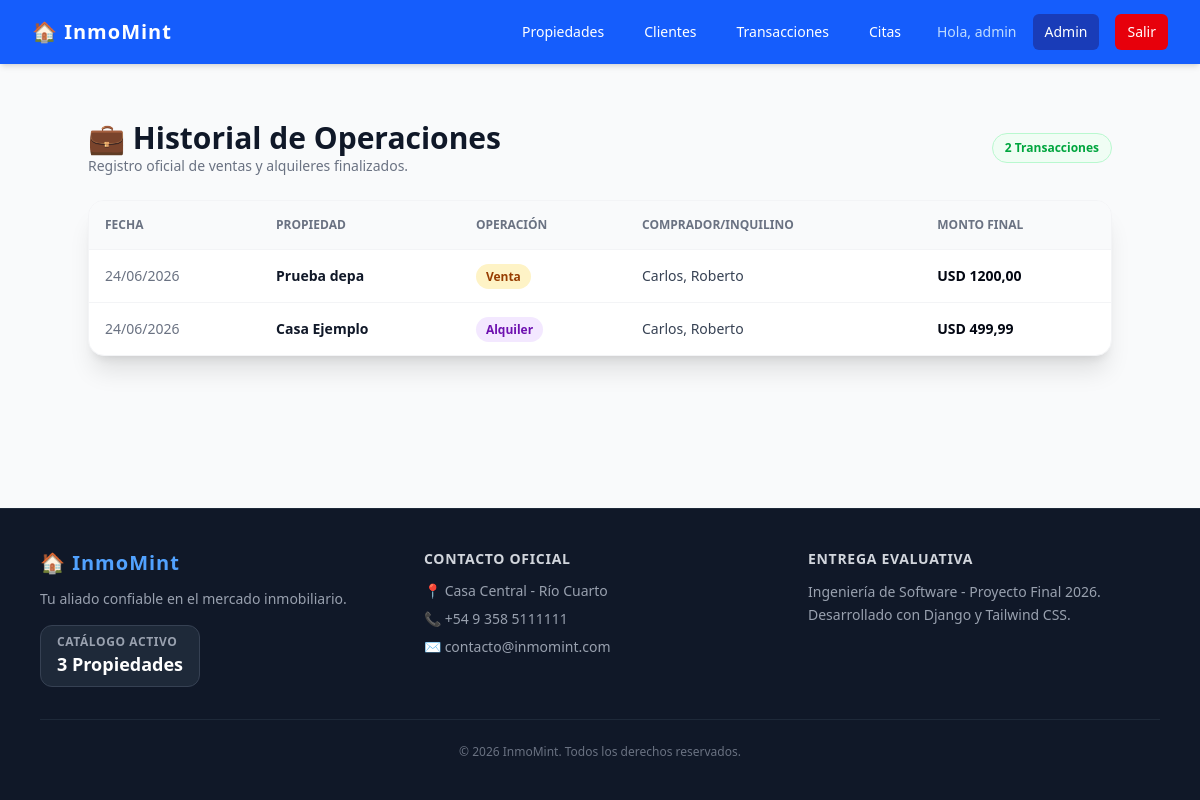
The page /propiedades/transacciones/ (signed in) on the database its author committed.
### usuarios/models.py (models this page shows, shortened)
class UsuarioPersonalizado(AbstractUser):
    telefono = models.CharField(max_length=20, blank=True, null=True)
    es_agente = models.BooleanField(default=False)

### inmobiliaria/models.py (models this page shows, shortened)
class Transaccion(models.Model):
    TIPO_OP_CHOICES = [
        ('VENTA', 'Venta'),
        ('ALQUILER', 'Alquiler'),
    ]
    propiedad = models.ForeignKey(Propiedad, on_delete=models.PROTECT)
    cliente = models.ForeignKey(Cliente, on_delete=models.PROTECT)
    agente = models.ForeignKey(settings.AUTH_USER_MODEL, on_delete=models.PROTECT)
    tipo_operacion = models.CharField(max_length=10, choices=TIPO_OP_CHOICES)
    fecha = models.DateField(auto_now_add=True)
    monto_final = models.DecimalField(max_digits=12, decimal_places=2)
    class Meta:
        verbose_name_plural = "Transacciones"

class Propiedad(models.Model):
    TIPO_CHOICES = [
        ('CASA', 'Casa'),
        ('DEPA', 'Departamento'),
        ('TERR', 'Terreno'),
        ('LOCA', 'Local Comercial'),
    ]
    ESTADO_CHOICES = [
        ('DISP', 'Disponible'),
        ('ALQU', 'Alquilada'),
        ('VEND', 'Vendida'),
    ]
    titulo = models.CharField(max_length=200, verbose_name="Título")
    descripcion = models.TextField(verbose_name="Descripción")
    direccion = models.CharField(max_length=250, verbose_name="Dirección")
    precio = models.DecimalField(max_length=12, decimal_places=2, max_digits=12, verbose_name="Precio (USD)")
    tipo = models.CharField(max_length=4, choices=TIPO_CHOICES, default='CASA')
    estado = models.CharField(max_length=4, choices=ESTADO_CHOICES, default='DISP')
    agente = models.ForeignKey(settings.AUTH_USER_MODEL, on_delete=models.SET_NULL, null=True, blank=True, related_name="propiedades")
    class Meta:
        verbose_name_plural = "Propiedades"

class Cliente(models.Model):
    nombre = models.CharField(max_length=100)
    apellido = models.CharField(max_length=100)
    dni = models.CharField(max_length=15, unique=True, verbose_name="DNI")
    telefono = models.CharField(max_length=20, verbose_name="Teléfono")
    email = models.EmailField(verbose_name="Correo Electrónico")
    def __str__(self):
        return f"{self.apellido}, {self.nombre}"

### inmobiliaria/views.py (the view)
# urls.py: path('transacciones/', views.lista_transacciones, name='lista_transacciones'),
@login_required
@permission_required('inmobiliaria.view_transaccion', login_url='lista_propiedades')
def lista_transacciones(request):
    transacciones = Transaccion.objects.all()
    return render(request, 'inmobiliaria/lista_transacciones.html', {'transacciones': transacciones})

### inmobiliaria/context_processors.py (called while the page is built)
def datos_inmobiliaria(request):
    return {
        'global_nombre_web': 'InmoMint',
        'global_telefono': '+54 9 358 5111111',
        'global_email': 'contacto@inmomint.com',
        'global_total_propiedades': Propiedad.objects.count()
    }

### templates/inmobiliaria/lista_transacciones.html (shortened to what this page needs)
{% extends 'base.html' %}
{% block content %}
<div class="max-w-5xl mx-auto py-6">
    <div class="flex flex-col sm:flex-row justify-between items-start sm:items-center mb-6 gap-4">
        <div>
            <h1 class="text-3xl font-black text-gray-900">💼 Historial de Operaciones</h1>
            <p class="text-gray-500 text-sm">Registro oficial de ventas y alquileres finalizados.</p>
        </div>
        <span class="bg-green-50 text-green-600 text-xs font-bold px-3 py-1.5 rounded-full border border-green-200">
            {{ transacciones.count }} Transacciones
        </span>
    </div>
    <div class="bg-white rounded-2xl shadow-xl overflow-hidden border border-gray-100">
        <div class="overflow-x-auto">
            <table class="w-full text-left text-sm text-gray-600">
                <thead class="bg-gray-50 text-xs uppercase text-gray-500 font-bold border-b border-gray-100">
                    <tr>
                        <th class="p-4">Fecha</th>
                        <th class="p-4">Propiedad</th>
                        <th class="p-4">Operación</th>
                        <th class="p-4">Comprador/Inquilino</th>
                        <th class="p-4">Monto Final</th>
                    </tr>
                </thead>
                <tbody class="divide-y divide-gray-100">
                    {% for t in transacciones %}
                    <tr class="hover:bg-gray-50/50 transition-colors">
                        <td class="p-4 font-medium text-gray-500">{{ t.fecha|date:"d/m/Y" }}</td>
                        <td class="p-4 font-bold text-gray-900">{{ t.propiedad.titulo }}</td>
                        <td class="p-4">
                            <span class="text-xs px-2.5 py-1 rounded-full font-bold {% if t.tipo_operacion == 'VENTA' %}bg-amber-100 text-amber-800{% else %}bg-purple-100 text-purple-800{% endif %}">
                                {{ t.get_tipo_operacion_display }}
                            </span>
                        </td>
                        <td class="p-4 text-gray-700">{{ t.cliente }}</td>
                        <td class="p-4 font-black text-gray-950">USD {{ t.monto_final }}</td>
                    </tr>
                    {% empty %}
                    <tr>
                        <td colspan="5" class="p-8 text-center text-gray-400 font-medium">No hay transacciones registradas en el sistema.</td>
                    </tr>
                    {% endfor %}
                </tbody>
            </table>
        </div>
    </div>
</div>
{% endblock %}

### templates/base.html (shortened to what this page needs)
<!DOCTYPE html>
<html lang="es">
<head>
    <script src="https://cdn.jsdelivr.net/npm/@tailwindcss/browser@4"></script>
</head>
<body class="bg-gray-50 flex flex-col min-h-screen">
    <nav class="bg-blue-600 text-white shadow-md">
        <div class="max-w-7xl mx-auto px-4 sm:px-6 lg:px-8">
            <div class="flex items-center justify-between h-16">
                <div class="flex items-center">
                    <a href="{% url 'home' %}" class="text-xl font-bold tracking-wider">🏠 InmoMint</a>
                </div>
                <div class="flex items-center space-x-2 md:space-x-4">
                    <a href="{% url 'lista_propiedades' %}" class="hover:bg-blue-700 px-3 py-2 rounded-md text-sm font-medium">Propiedades</a>
                    {% if user.is_authenticated %}
                        {% if perms.inmobiliaria.view_cliente %}
                            <a href="{% url 'lista_clientes' %}" class="hover:bg-blue-700 px-3 py-2 rounded-md text-sm font-medium">Clientes</a>
                        {% endif %}
                        {% if perms.inmobiliaria.view_transaccion %}
                            <a href="{% url 'lista_transacciones' %}" class="hover:bg-blue-700 px-3 py-2 rounded-md text-sm font-medium">Transacciones</a>
                        {% endif %}
                        {% if perms.inmobiliaria.view_cita %}
                            <a href="{% url 'lista_citas' %}" class="hover:bg-blue-700 px-3 py-2 rounded-md text-sm font-medium">Citas</a>
                        {% endif %}
                        <span class="text-blue-200 text-sm font-medium hidden lg:inline ml-2">Hola, {{ user.username }}</span>
                        {% if user.is_staff or user.es_agente %}
                            <a href="{% url 'admin:index' %}" class="hover:bg-blue-700 px-3 py-2 rounded-md text-sm font-medium bg-blue-800">Admin</a>
                        {% endif %}
                        <form method="POST" action="{% url 'logout' %}" class="inline">
                            <button type="submit" class="bg-red-600 hover:bg-red-700 text-white px-3 py-2 rounded-md text-sm font-medium transition-colors cursor-pointer">
                                Salir
                            </button>
                        </form>
                    {% else %}
                        <a href="{% url 'login' %}" class="bg-blue-800 hover:bg-blue-900 text-white px-4 py-2 rounded-md text-sm font-medium transition-colors">
                            Iniciar Sesión
                        </a>
                    {% endif %}
                </div>
            </div>
        </div>
    </nav>
    <main class="flex-grow max-w-7xl w-full mx-auto px-4 sm:px-6 lg:px-8 py-8">
        {% block content %}
        {% endblock %}
    </main>
    <footer class="bg-gray-900 text-white mt-20 border-t border-gray-800">
        <div class="max-w-6xl mx-auto px-4 py-10">
            <div class="grid grid-cols-1 md:grid-cols-3 gap-8 text-center md:text-left">
                <div>
                    <h3 class="text-xl font-black tracking-wider text-blue-400 mb-3">🏠 {{ global_nombre_web }}</h3>
                    <p class="text-gray-400 text-sm mb-4">Tu aliado confiable en el mercado inmobiliario.</p>
                    <div class="inline-block bg-gray-800 px-4 py-2 rounded-xl border border-gray-700">
                        <span class="text-xs text-gray-400 block uppercase font-bold tracking-wider">Catálogo Activo</span>
                        <span class="text-lg font-black text-white">{{ global_total_propiedades }} Propiedades</span>
                    </div>
                </div>
                <div>
                    <h4 class="text-sm font-bold uppercase tracking-wider text-gray-300 mb-3">Contacto Oficial</h4>
                    <ul class="space-y-2 text-sm text-gray-400">
                        <li>📍 Casa Central - Río Cuarto</li>
                        <li>📞 {{ global_telefono }}</li>
                        <li>✉️ {{ global_email }}</li>
                    </ul>
                </div>
                <div>
                    <h4 class="text-sm font-bold uppercase tracking-wider text-gray-300 mb-3">Entrega Evaluativa</h4>
                    <p class="text-sm text-gray-400 leading-relaxed">
                        Ingeniería de Software - Proyecto Final 2026.<br>
                        Desarrollado con Django y Tailwind CSS.
                    </p>
                </div>
            </div>
            <div class="border-t border-gray-800 mt-8 pt-6 text-center text-xs text-gray-500">
                &copy; 2026 {{ global_nombre_web }}. Todos los derechos reservados.
            </div>
        </div>
    </footer>
</body>
</html>

### rows shown on the page
UsuarioPersonalizado: username "admin"
Transaccion: fecha "24/06/2026", propiedad.titulo "Prueba depa", tipo_operacion "Venta", cliente "Carlos, Roberto", monto_final "1200,00"
Transaccion: fecha "24/06/2026", propiedad.titulo "Casa Ejemplo", tipo_operacion "Alquiler", cliente "Carlos, Roberto", monto_final "499,99"

### other values the page prints
{{ transacciones.count }} "2"
{{ global_nombre_web }} "InmoMint"
{{ global_total_propiedades }} "3"
{{ global_telefono }} "+54 9 358 5111111"
{{ global_email }} "contacto@inmomint.com"
